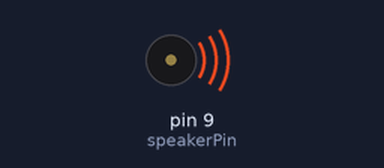
This sketch was run on a simulated Arduino Uno, built with avr-gcc and run on an emulated ATmega328P. Shown: buzzer (waves = sounding).

Above: at 0.5 s.
Timing chart, 0 to 13.7 s (numbered marks = the images above):
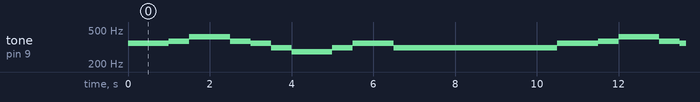

Measured:
- by itself, tone on pin 9 (speakerPin): repeats every 10.5 s: 370 Hz 0.50 s, 415 Hz 1.0 s, 370 Hz 0.50 s, 349 Hz 0.50 s, 311 Hz 0.50 s, 277 Hz 1.0 s, 311 Hz 0.50 s, 349 Hz 1.0 s, 311 Hz 4.0 s, 349 Hz 1.0 s

The sketch:

test4.ino
```cpp
//Having found out how to play tunes, I decided to make it play Ode To Joy! :D

int speakerPin = 9;

int numTones = 10;
int tones[] = {261, 277, 294, 311, 330, 349, 370, 392, 415, 440};
//          mid C    C#   D    D#   E    F    F#   G    G#   A
//              1    2    3    4    5    6    7    8    9   10

void setup()
{

//  D F D F D' F D' / E D

}

void loop()
{
  tone(speakerPin, tones[5]);
  delay(500);
  tone(speakerPin, tones[5]) ;
  delay(500);
  tone(speakerPin, tones[6]);
  delay(500);
  tone(speakerPin, tones[8]) ;
  delay(500);
  tone(speakerPin, tones[8]) ;
  delay(500);
  tone(speakerPin, tones[6]) ;
  delay(500);
  tone(speakerPin, tones[5]) ;
  delay(500);
  tone(speakerPin, tones[3]) ;
  delay(500);
  tone(speakerPin, tones[1]) ;
  delay(500);
  tone(speakerPin, tones[1]) ;
  delay(500);
  tone(speakerPin, tones[3]) ;
  delay(500);
  tone(speakerPin, tones[5]) ;
  delay(500);
  tone(speakerPin, tones[5]) ;
  delay(500);
  tone(speakerPin, tones[3]) ;
  delay(500);
  tone(speakerPin, tones[3]) ;
  delay(500);


  delay(3000);


}
```
